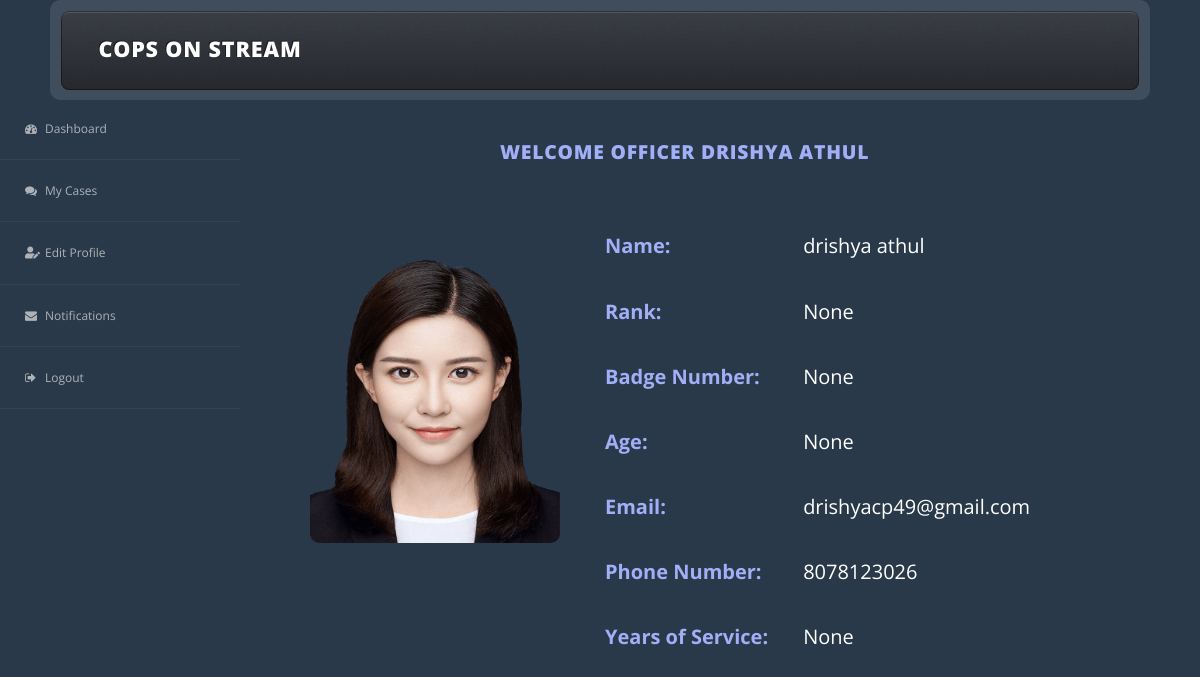
The page /police_profile (signed in) on the database its author committed.
### cops_app/models.py (models this page shows, shortened)
class CustomUser(AbstractUser):
    phone=models.IntegerField(null=True,blank=True)
    address=models.CharField(max_length=50,null=True,blank=True)
    pic=models.FileField()
    rank=models.CharField(max_length=50,blank=True,null=True)
    badge_number=models.IntegerField(blank=True,null=True)
    age=models.IntegerField(blank=True,null=True)
    service_years=models.IntegerField(blank=True,null=True)
    position=models.CharField(max_length=50)
    user_type=models.IntegerField(null=True,blank=True)
    entry_choices=(('approved','approved'),
                   ('pending','pending'),
                   ('rejected','rejected')
    )
    entry=models.CharField(choices=entry_choices,max_length=50,default='pending',null=True,blank=True)

### cops_app/views.py (the view)
# urls.py: path('police_profile',views.police_profile,name='police_profile'),
@login_required(login_url='/login/')
def police_profile(request):
    return render(request,'police_profile.html')

### templates/police_profile.html (shortened to what this page needs)
<!DOCTYPE HTML>
{% load static %}
<html>
	<head>
		<link rel="stylesheet" href="{% static 'css/main.css' %}" />
	</head>
	<body class="left-sidebar is-preload">
		<div id="page-wrapper">
				<div >
					<div class="container">
							<header id="header">
								<div class="inner">
										<h1><a href="index.html" id="logo">Cops On Stream</a></h1>
								</div>
							</header>
					</div>
				</div>
            <aside class="sidebar">
  <div id="leftside-navigation" class="nano">
    <ul class="nano-content">
      <li>
        <a href=""><i class="fa fa-dashboard"></i><span>Dashboard</span></a>
      </li>
      <li>
        <a href="{% url 'my_case' %}"><i class="fa fa-comments"></i><span>My Cases</span></a>
      </li>
      <li>
        <a href="{% url 'edit_police' id=user.id %}"><i class="fas fa-user-edit"></i><span>Edit Profile</span></a>
      </li>
      <li>
        <a href="{% url 'police_notification' %}"><i class="fa fa-envelope"></i><span>Notifications</span></a>
      </li>
      <li>
        <a href="{% url 'log_out' %}"><i class="fa fa-sign-out"></i><span>Logout</span></a>
      </li>
    </ul>
  </div>
</aside>
            <h3 style="color:#a1aff7;margin-left:500px;">Welcome Officer {{user.first_name}}&nbsp;{{user.last_name}}</h3>
                        <div style="padding-left:300px;padding-top:50px;" class="row">
            <div class="col-md-4">
                <img src="{{user.pic.url}}" style="margin:10px; height:300px; width:250px;">
            </div>
            <div class="col-md-8">
                <div class="row">
                <div class="col-md-6">
                    <p style="font-size:20px;"><strong style="color:#a1aff7;">Name:</strong></p>
                    <p style="font-size:20px;"><strong style="color:#a1aff7;">Rank:</strong></p>
                    <p style="font-size:20px;"><strong style="color:#a1aff7;">Badge Number:</strong></p>
                    <p style="font-size:20px;"><strong style="color:#a1aff7;">Age:</strong></p>
                    <p style="font-size:20px;"><strong style="color:#a1aff7;">Email:</strong></p>
                    <p style="font-size:20px;"><strong style="color:#a1aff7;">Phone Number:</strong></p>
                    <p style="font-size:20px;"><strong style="color:#a1aff7;">Years of Service:</strong></p>
                </div>
                <div class="col-md-6">
                    <p style="font-size:20px;">{{user.first_name}}&nbsp;{{user.last_name}}</p>
                    <p style="font-size:20px;">{{user.rank}}</p>
                    <p style="font-size:20px;">{{user.badge_number}}</p>
                    <p style="font-size:20px;">{{user.age}}</p>
                    <p style="font-size:20px;">{{user.email}}</p>
                    <p style="font-size:20px;">{{user.phone}}</p>
                    <p style="font-size:20px;">{{user.service_years}}</p>
                </div>
                </div>
            </div>
        </div>
	</body>
</html>

### static/css/main.css (style rules this page uses)
html, body, div, span, applet, object, iframe, h1, h2, h3, h4, h5, h6, p, blockquote, pre, a, abbr, acronym, address, big, cite, code, del, dfn, em, img, ins, kbd, q, s, samp, small, strike, strong, sub, sup, tt, var, b, u, i, center, dl, dt, dd, ol, ul, li, fieldset, form, label, legend, table, caption, tbody, tfoot, thead, tr, th, td, article, aside, canvas, details, embed, figure, figcaption, footer, header, hgroup, menu, nav, output, ruby, section, summary, time, mark, audio, video { margin: 0; padding: 0; border: 0; font-size: 100%; font: inherit; vertical-align: baseline; }
article, aside, details, figcaption, figure, footer, header, hgroup, menu, nav, section { display: block; }
body { line-height: 1; }
ol, ul { list-style: none; }
body { -webkit-text-size-adjust: none; }
html { box-sizing: border-box; }
*, *:before, *:after { box-sizing: inherit; }
body { background: #303238 url("images/bg01.png"); }
body, input, select, textarea { font-family: 'Open Sans', sans-serif; color: #7b818c; font-weight: 400; font-size: 11pt; line-height: 1.85em; }
a { color: inherit; text-decoration: underline; }
h1, h2, h3, h4, h5, h6 { text-transform: uppercase; font-weight: 800; letter-spacing: 0.04em; color: #404248; margin: 0 0 1em 0; }
h1 a, h2 a, h3 a, h4 a, h5 a, h6 a { color: inherit; text-decoration: none; outline: 0; }
h3 { font-size: 1.35em; margin-top: 2em; }
b, strong { color: #404248; font-weight: 700; }
i, em { font-style: italic; }
p, ul, ol, dl, table { margin-bottom: 2em; }
.container { margin: 0 auto; max-width: calc(100% - 100px); width: 1200px; }
@media screen and (max-width: 1280px) { .container { width: 100%; } }
.row { display: flex; flex-wrap: wrap; box-sizing: border-box; align-items: stretch; }
.row > * { box-sizing: border-box; }
.row { margin-top: -50px; margin-left: -50px; }
.row > * { padding: 50px 0 0 50px; }
@media screen and (max-width: 1280px) { .row { display: flex; flex-wrap: wrap; box-sizing: border-box; align-items: stretch; } }
@media screen and (max-width: 1280px) { .row > * { box-sizing: border-box; } }
@media screen and (max-width: 1280px) { .row { margin-top: -35px; margin-left: -35px; } }
@media screen and (max-width: 1280px) { .row > * { padding: 35px 0 0 35px; } }
header { margin: 0 0 2em 0; }
#header { position: relative; border-radius: 10px; background: rgba(255, 255, 255, 0.1); padding: 0.75em; margin-bottom: 0; }
#header .inner { background-image: -moz-linear-gradient(top, rgba(0, 0, 0, 0), rgba(0, 0, 0, 0.35)), url("images/bg02.png"); background-image: -webkit-linear-gradient(top, rgba(0, 0, 0, 0), rgba(0, 0, 0, 0.35)), url("images/bg02.png"); background-image: -ms-linear-gradient(top, rgba(0, 0, 0, 0), rgba(0, 0, 0, 0.35)), url("images/bg02.png"); background-image: linear-gradient(top, rgba(0, 0, 0, 0), rgba(0, 0, 0, 0.35)), url("images/bg02.png"); position: relative; height: 5.5em; background-color: #3B3E45; background-color: rgba(59, 62, 69, 0.9); border-radius: 8px; box-shadow: inset 0px 0px 0px 1px rgba(0, 0, 0, 0.45), inset 0px 2px 1px 0px rgba(255, 255, 255, 0.15); text-shadow: -1px -1px 0 rgba(0, 0, 0, 0.5); }
#header h1 { position: absolute; left: 1.75em; top: 50%; margin-top: -0.65em; font-size: 1.5em; color: #fff; }
@media screen and (max-width: 1280px) { body { line-height: 1.75em; font-size: 10.75pt; } }

### templates/police_profile.html (style rules this page uses)
.container { text-align: center; }
body { color: white; background:#293949; font-family: 'Open Sans',sans-serif; padding: 0; margin: 0; text-rendering: optimizeLegibility; -webkit-font-smoothing: antialiased; }

### rows shown on the page
CustomUser: first_name "DRISHYA", last_name "ATHUL", pic (picture), first_name "drishya", last_name "athul", rank "None", badge_number "None", age "None", email "drishyacp49@gmail.com", phone "8078123026", service_years "None"
